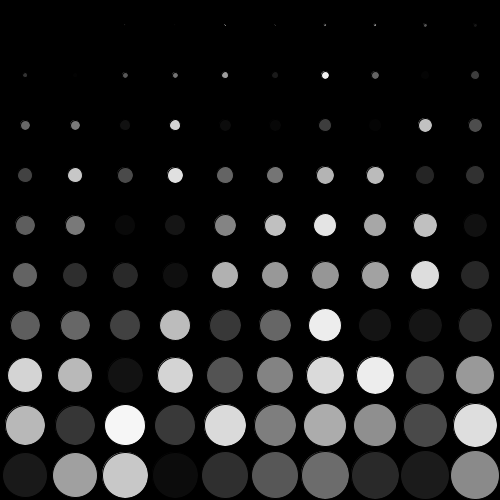
Frame 1 (no input)
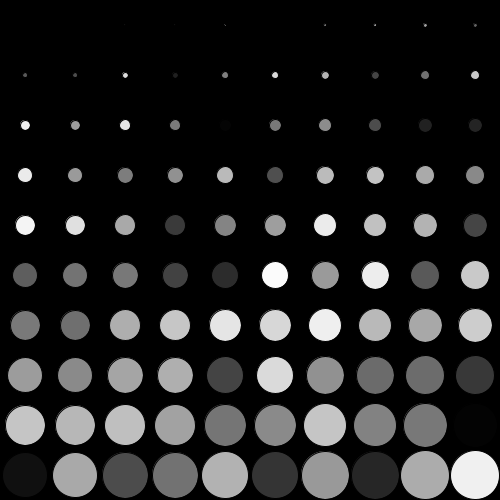
Frame 60 (the mouse pressed at the canvas centre just before this capture)
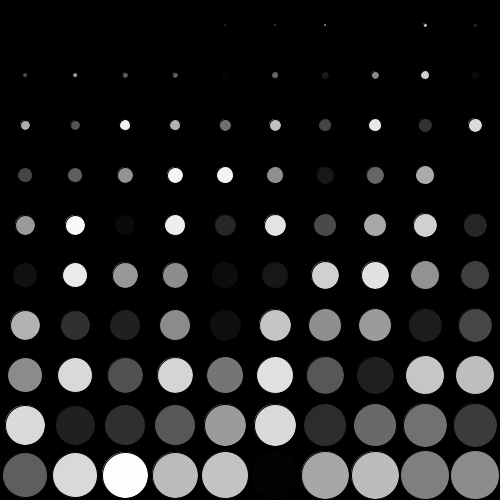
Frame 120 (the mouse held since frame 60 and released just before this capture)

The Processing sketch that drew these frames (run headless with seeded random() and noise(); from frame 60 on, the mouse is pressed at the canvas centre):

// Processing sketch: while_vs_for
// ── while_vs_for.pde


void setup(){

  size(500, 500);

}


void draw(){
  
  background(0);
  
  // For
 int x = 25;
 int y = 25;
 
 for(int i = 0; i < 100; i++){
   fill(random(255));
   ellipse(x, y, i/2, i/2);
   x+=50;
   if(x >= width-10){
     x = 25;
     y+=50;
   }
 }
  
}
